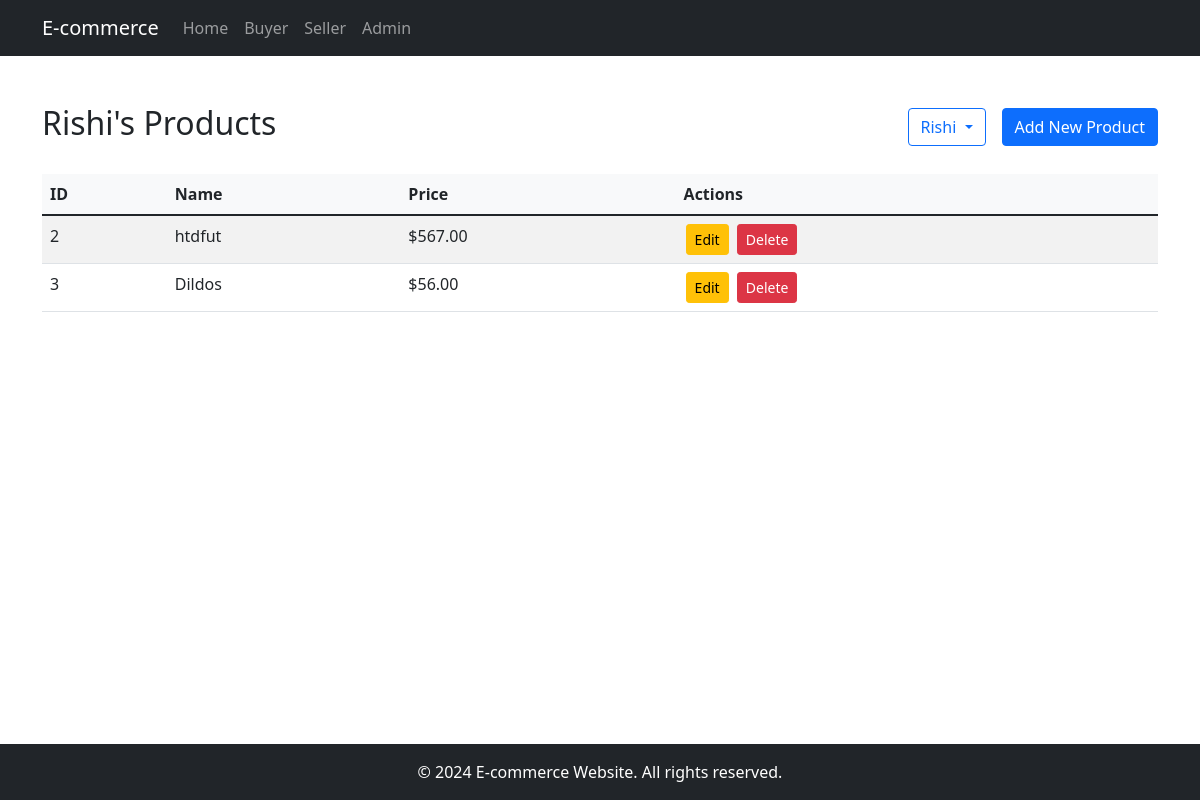
Screenshot of /seller?seller_id=3 with the database file from the repository.
### app.py (models this page shows)
class User(db.Model):
    id = db.Column(db.Integer, primary_key=True)
    username = db.Column(db.String(50), unique=True, nullable=False)
    role = db.Column(db.String(10), nullable=False)  # 'buyer', 'seller', 'admin'
    products = db.relationship('Product', backref='seller', lazy=True)
    orders = db.relationship('Order', backref='buyer', lazy=True)
    activities = db.relationship('Activity', backref='user', lazy=True)

class Product(db.Model):
    id = db.Column(db.Integer, primary_key=True)
    name = db.Column(db.String(100), nullable=False)
    price = db.Column(db.Float, nullable=False)
    seller_id = db.Column(db.Integer, db.ForeignKey('user.id'), nullable=False)
    orders = db.relationship('Order', backref='product', lazy=True)
    activities = db.relationship('Activity', backref='product', lazy=True)

### app.py (the view)
@app.route("/seller")
def seller():
    sellers = User.query.filter_by(role='seller').all()
    selected_seller_id = request.args.get('seller_id', type=int)
    if not selected_seller_id and sellers:
        selected_seller_id = sellers[0].id
    products = Product.query.filter_by(seller_id=selected_seller_id).all()
    return render_template("seller.html",
                         products=products,
                         sellers=sellers,
                         selected_seller_id=selected_seller_id)

### templates/seller.html (shortened to what this page needs)
{% extends "base.html" %}
{% block content %}
<div class="container mt-5">
    <div class="d-flex justify-content-between align-items-center mb-4">
        <h2>
            {% if selected_seller_id %}
                {% for seller in sellers %}
                    {% if seller.id == selected_seller_id %}
                        {{ seller.username }}'s Products
                    {% endif %}
                {% endfor %}
            {% else %}
                Select a Seller
            {% endif %}
        </h2>
        <div class="d-flex align-items-center gap-3">
            <div class="dropdown">
                <button class="btn btn-outline-primary dropdown-toggle" type="button" id="sellerSelector" data-bs-toggle="dropdown" aria-expanded="false">
                    {% if selected_seller_id %}
                        {% for seller in sellers %}
                            {% if seller.id == selected_seller_id %}
                                {{ seller.username }}
                            {% endif %}
                        {% endfor %}
                    {% else %}
                        Select Seller
                    {% endif %}
                </button>
            </div>
            <a href="{{ url_for('add_product') }}" class="btn btn-primary">Add New Product</a>
        </div>
    </div>
    {% if not selected_seller_id %}
        <div class="alert alert-warning">
            Please select a seller to view their products.
        </div>
    {% elif products %}
        <div class="table-responsive">
            <table class="table table-striped">
                <thead>
                    <tr>
                        <th>ID</th>
                        <th>Name</th>
                        <th>Price</th>
                        <th>Actions</th>
                    </tr>
                </thead>
                <tbody>
                    {% for product in products %}
                    <tr id="product-row-{{ product.id }}">
                        <td>{{ product.id }}</td>
                        <td>{{ product.name }}</td>
                        <td>${{ "%.2f"|format(product.price) }}</td>
                        <td>
                            <a href="{{ url_for('edit_product', product_id=product.id) }}" class="btn btn-sm btn-warning">Edit</a>
                            <button type="button" class="btn btn-sm btn-danger delete-btn" data-product-id="{{ product.id }}">Delete</button>
                        </td>
                    </tr>
                    {% endfor %}
                </tbody>
            </table>
        </div>
    {% else %}
        <div class="alert alert-info">
            No products available. Add your first product!
        </div>
    {% endif %}
</div>
<div class="position-fixed bottom-0 end-0 p-3" style="z-index: 11">
</div>
{% endblock %}

### templates/base.html (style rules this page uses)
body { min-height: 100vh; display: flex; flex-direction: column; }
.container { flex: 1; }
.table-responsive { margin-top: 20px; }
.table th { background-color: #f8f9fa; }
.btn-sm { margin: 0 2px; }

### rows the page displays
User: username "Rishi"
Product: id "2", name "htdfut", price "567.00"
Product: id "3", name "Dildos", price "56.00"
